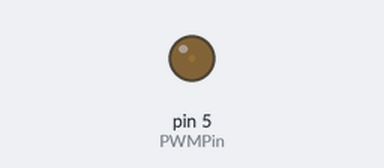
Simulated run of this sketch. Board: Arduino Uno, built with avr-gcc and run on an emulated ATmega328P. Parts: output pins drawn as LEDs (lit = HIGH).

Above: at 0.05 s.
At 1.15 s:
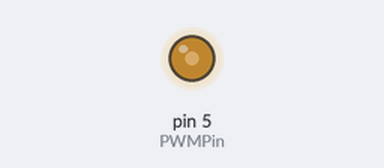
At 2.3 s:
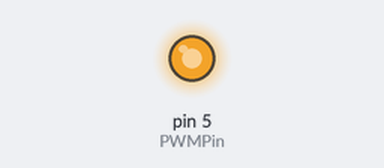
At 4.6 s:
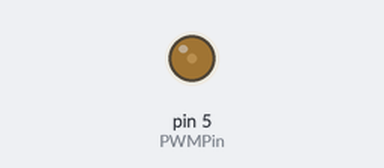
Timing chart, 0 to 6.7 s (numbered marks = the images above):
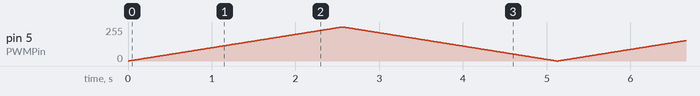

The sketch:

PWM.ino
```cpp
const int PWMPin = 5;

void setup() {
  pinMode(PWMPin, OUTPUT);
}

void loop() {

  for (int amount = 0; amount <= 255; amount++) {
    analogWrite(PWMPin, amount);
    delay(10);
  }

  for (int amount = 255; amount >= 0; amount--) {
    analogWrite(PWMPin, amount);
    delay(10);
  }
}
```
